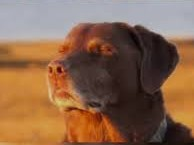
#> input picture aula7/imgs/imgs.jpg, 194 x 145 px
$ python trapezio.py
#> lines starting #> are read from the running program, lines starting #| are printed output that depends on the picture
import os
import cv2
import numpy as np


BASE_DIR = os.path.dirname(os.path.abspath(__file__))

IMGS_DIR = os.path.join(BASE_DIR, 'imgs')

IMAGE_PATH = os.path.join(IMGS_DIR, 'imgs.jpg')

imagem = cv2.imread(IMAGE_PATH)
#> imagem is the input picture: shape (145, 194, 3); mean B, G, R 77.3, 102.4, 138

h, w = imagem.shape[:2]
#> h = 145; w = 194

pts_origem = np.float32([
    [0,   0],
    [w-1, 0],
    [0,   h-1],
    [w-1, h-1],
])
#> pts_origem = [[0, 0], [193, 0], [0, 144], [193, 144]]

margem = 0.3
dx = int(w * margem)
#> dx = 58
pts_destino = np.float32([
    [dx,     0],
    [w-1-dx, 0],
    [0,      h-1],
    [w-1,    h-1],
])

M = cv2.getPerspectiveTransform(pts_origem, pts_destino)
imagem_trapezio = cv2.warpPerspective(imagem, M, (w, h))
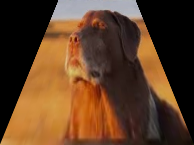
#> imagem_trapezio: shape (145, 194, 3); mean B, G, R 37.1, 62.6, 95.1

cv2.imshow('Imagem em Trapézio', imagem_trapezio)
cv2.imwrite(os.path.join(IMGS_DIR, 'exemplo_trapezio.jpg'), imagem_trapezio)
cv2.waitKey(0)
cv2.destroyAllWindows()
